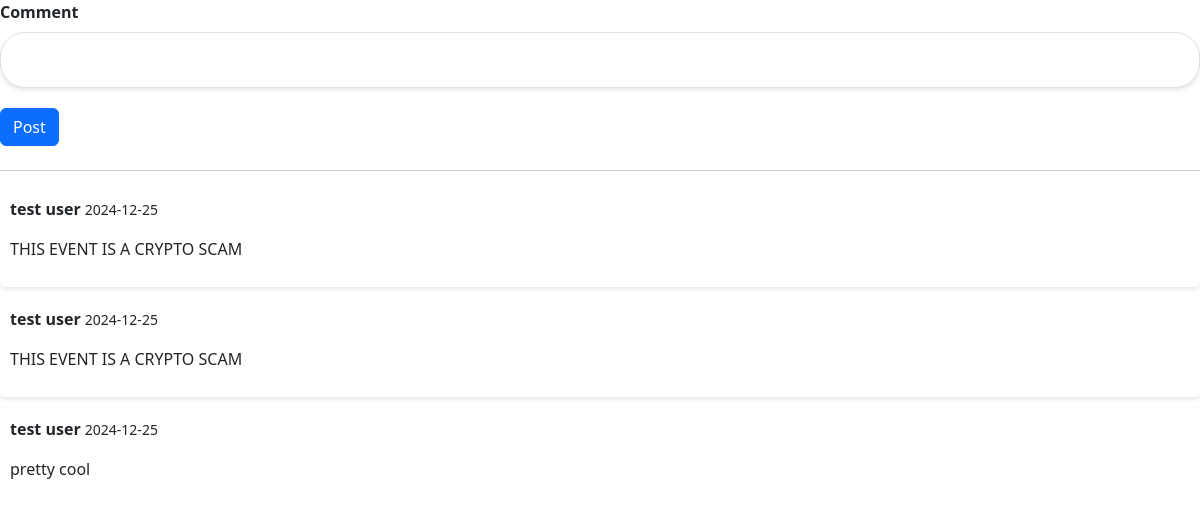
Screenshot of /comments?id=3 with the database file from the repository.
### website/models.py (models this page shows)
class User(db.Model, UserMixin):
    __tablename__ = "users"
    id = db.Column(db.Integer, primary_key=True)
    name = db.Column(db.String(100), index=True, unique=True, nullable=False)
    emailid = db.Column(db.String(100), index=True, nullable=False)
    password_hash = db.Column(db.String(255), nullable=False)
    comments = db.relationship('Comment', backref='user')
    orders = db.relationship('Order', backref='user')
    events = db.relationship('Event', backref=db.backref('commented_users'))

class Comment(db.Model):
    __tablename__ = "comments"
    id = db.Column(db.Integer, primary_key=True)
    comment = db.Column(db.String(500))
    date_posted = db.Column(db.Date, nullable=False)
    event_id = db.Column(db.Integer, db.ForeignKey('events.id'))
    user_id = db.Column(db.Integer, db.ForeignKey('users.id'))

### website/views.py (the view, shortened to what this page needs)
@main_bp.route('/comments', methods=['GET', 'POST'])
def Comments():
    comment_form = CreateComment()
    user = check_login(current_user)
    event_id = request.args.get('id')
    error = ""
    comments = Comment.query.filter_by(event_id=event_id).all()
    comment_dicts = [
        {
            "poster": User.query.filter_by(id=comment.user_id).first().name,
            "comment": comment.comment,
            "date_posted": comment.date_posted
        }
        for comment in comments
    ]
    return render_template('partials/comments.html', comment_form=comment_form, comments=comment_dicts, user=user)

### website/forms.py
class CreateComment(FlaskForm):
    comment = StringField("Comment", validators=[InputRequired()])
    submit = SubmitField("Post")

### website/views.py (called while the page is built)
def check_login(current_user):
    return current_user if current_user.is_authenticated else None

### website/templates/partials/comments.html (shortened to what this page needs)
{% import "bootstrap/wtf.html" as wtf %}
<head>
    <link href="https://cdn.jsdelivr.net/npm/bootstrap@5.3.2/dist/css/bootstrap.min.css" rel="stylesheet">
    <link rel="stylesheet" href="{{ url_for('static', filename='style/style.css') }}">
</head>
<div>
    <div class="mb-3">
        <div class="col-md-6 form-group">
            {{wtf.quick_form(comment_form)}}
        </div>
    </div>
    <hr>
    <div class="comments-section">
        {% for comment in comments %}
            {% include "./partials/comment.html" %}
        {% endfor %}
    </div>
</div>

### website/templates/partials/comment.html
<div class="comment">
    <p><strong>{{ comment.poster }}</strong> <small>{{ comment.date_posted }}</small></p>
    <p>{{ comment.comment }}</p>
</div>

### website/static/style/style.css (style rules this page uses)
.comments-section { max-height: 300px; overflow-y: auto; }
.comment { background-color: #ffffff; border-radius: 5px; padding: 10px; margin-bottom: 10px; box-shadow: 0 2px 4px rgba(0, 0, 0, 0.1); }
.form-group { margin-bottom: 1.5rem; width: 100% ; }
.form-group label { font-weight: 600; }
.form-control { border-radius: 25px; padding: 15px 20px; font-size: 1rem; margin-bottom: 20px; box-shadow: 0 2px 4px rgba(0, 0, 0, 0.1); width: 100%; }

### rows the page displays
User: poster "test user" "test user" "test user"
Comment: date_posted "2024-12-25", comment "THIS EVENT IS A CRYPTO SCAM"
Comment: date_posted "2024-12-25", comment "THIS EVENT IS A CRYPTO SCAM"
Comment: date_posted "2024-12-25", comment "pretty cool"
